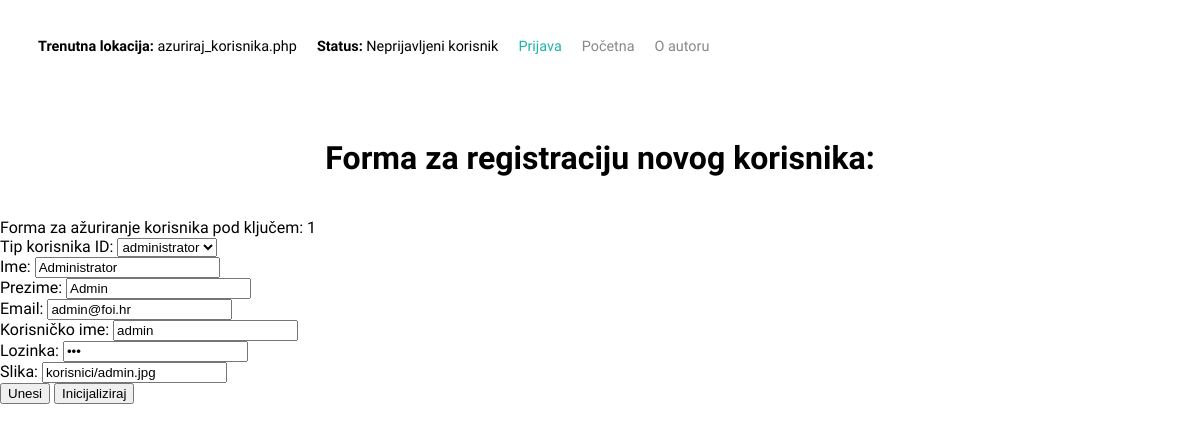
The page /azuriraj_korisnika.php?id=1 on the database its author committed.
### tables this page shows
CREATE TABLE IF NOT EXISTS `korisnik` (
  `korisnik_id` INT NOT NULL AUTO_INCREMENT,
  `tip_korisnika_id` INT NOT NULL,
  `korisnicko_ime` VARCHAR(50) NOT NULL,
  `lozinka` VARCHAR(50) NOT NULL,
  `ime` VARCHAR(50) NOT NULL,
  `prezime` VARCHAR(50) NOT NULL,
  `email` VARCHAR(100) NOT NULL,
  `slika` TEXT NOT NULL,
  PRIMARY KEY (`korisnik_id`),
  INDEX `fk_korisnik_tip_korisnika_idx` (`tip_korisnika_id` ASC),
  CONSTRAINT `fk_korisnik_tip_korisnika`
    FOREIGN KEY (`tip_korisnika_id`)
    REFERENCES `tip_korisnika` (`tip_korisnika_id`)
    ON DELETE CASCADE
    ON UPDATE CASCADE);

CREATE TABLE IF NOT EXISTS `tip_korisnika` (
  `tip_korisnika_id` INT NOT NULL AUTO_INCREMENT,
  `naziv` VARCHAR(50) NOT NULL,
  PRIMARY KEY (`tip_korisnika_id`));

### baza.php (called while the page is built, shortened)
<?php
function izvrsiUpit($veza, $upit){
	$rezultat = mysqli_query($veza,$upit);
	return $rezultat;
}
?>

### azuriraj_korisnika.php (the view, shortened to what this page needs)
<?php
	include("zaglavljeproba.php");
	include_once("baza.php");
	$veza = spojiSeNaBazu();
	$id_azuriranja_korisnika = $_GET["id"];
	$upit = "SELECT *FROM korisnik WHERE korisnik_id='{$id_azuriranja_korisnika}'";
	$rezultat = izvrsiUpit($veza, $upit);
	$rezultat_ispis = mysqli_fetch_assoc($rezultat);
	$upit = "SELECT *FROM tip_korisnika";
	$rezultat_tipovi = izvrsiUpit($veza, $upit);
?>
<!DOCTYPE html>
<html lang="en">
	<head>
		<link href="jkovacevi.css" rel="stylesheet" type="text/css">
 	</head>
 	<body>
 		<br>
		<div class="container">
			<div class="naslov">
				<h1>Forma za registraciju novog korisnika:</h1>
			</div>
		</div>
		<br>
 		<?php
			echo "Forma za ažuriranje korisnika pod ključem: $id_azuriranja_korisnika";
		?>
			<form id="obrazac" name="obrazac" method="post"
			action="<?php echo $_SERVER["PHP_SELF"]."?id={$id_azuriranja_korisnika}";?>">
				<label for="tip_korisnika_id">Tip korisnika ID:</label>
				<select name="tip_korisnika_id">
					<?php
						while($red = mysqli_fetch_array($rezultat_tipovi)){
							echo "<option value='{$red["tip_korisnika_id"]}'";
							if($rezultat_ispis["tip_korisnika_id"] == $red["tip_korisnika_id"]){
								echo " selected='selected' ";
							}
							echo ">{$red["naziv"]}</option>";
						}
					?>
				</select>
				<br>
				<label for="ime">Ime:</label>
				<input name="ime" type="text"
				value="<?php echo $rezultat_ispis["ime"];?>";
				/>
				<br>
				<label for="prezime">Prezime:</label>
				<input name="prezime" type="text"
				value="<?php echo $rezultat_ispis["prezime"];?>";
				/>
				<br>
				<label for="email">Email:</label>
				<input name="email" type="email"
				value="<?php echo $rezultat_ispis["email"];?>";
				/>
				<br>
				<label for="korime">Korisničko ime:</label>
				<input name="korime" type="text"
				value="<?php echo $rezultat_ispis["korisnicko_ime"];?>";
				/>
				<br>
				<label for="lozinka">Lozinka:</label>
				<input name="lozinka" type="password"
				value="<?php echo $rezultat_ispis["lozinka"];?>";
				/>
				<br>
				<label for="slika">Slika:</label>
				<input name="slika" type="img"
				value="<?php echo $rezultat_ispis["slika"];?>";
				/>
				<br>
				<input class="pok" name="submit" type="submit" value="Unesi"/>
				<input id="reset" class="pok" type="reset" name="reset"
				value="Inicijaliziraj" />
			</form>
		</body>
	</html>

### jkovacevi.css (style rules this page uses)
body { margin:0px; font-family: 'Inconsolata', monospace, bold; }
h1 { font-family: 'Inconsolata', monospace; text-align: center; }
.container { display: grid; grid-template-columns: 1fr; }

### rows shown on the page
korisnik: tip_korisnika_id "administrator", ime "Administrator", prezime "Admin", email "admin@foi.hr", korime "admin", slika "korisnici/admin.jpg"

### other values the page prints
$trenutna "azuriraj_korisnika.php"
$id_azuriranja_korisnika "1"
